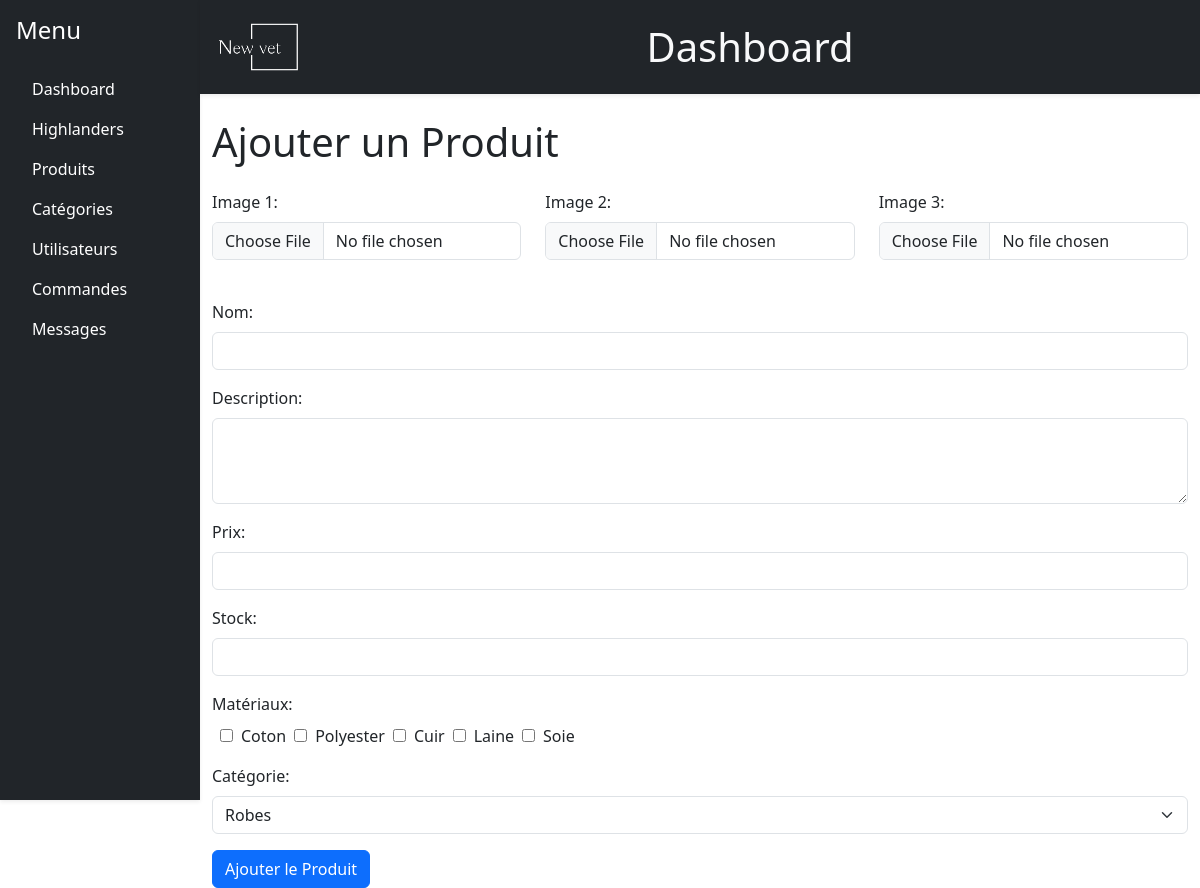
/backoffice/addproduct.php (signed in), run on the app's committed database.
### tables this page shows
CREATE TABLE `materiaux` (
  `id` int(11) NOT NULL,
  `nom` varchar(100) NOT NULL,
  `est_actif` tinyint(1) NOT NULL DEFAULT 1
);

### API/productsRequests.php (called while the page is built, shortened)
<?php
function GetMaterials($pdo, $activeOnly = 1){
    $query = "SELECT * FROM materiaux WHERE est_actif >= :activeOnly";
    $statement = $pdo->prepare($query);
    $statement->bindParam(':activeOnly', $activeOnly, PDO::PARAM_INT);
    if (!@$statement->execute()) {
        $errorInfo = $statement->errorInfo();
        $errorMessage = json_encode($errorInfo[2]);
        echo "<script>console.error($errorMessage);</script>";
        return false;
    }
    return $statement->fetchAll(PDO::FETCH_ASSOC);
}

### API/usersRequests.php (called while the page is built, shortened)
<?php
function GetCurrentUser($pdo, $activeOnly = 1)
{
    if (isset($_SESSION['user_id'])) {
        $id = $_SESSION['user_id'];
        $query = "SELECT * FROM utilisateurs WHERE id = :id AND est_actif >= :activeOnly LIMIT 1 ";
        $statement = $pdo->prepare($query);
        $statement->bindParam(':id', $id, PDO::PARAM_INT);
        $statement->bindParam(':activeOnly', $activeOnly, PDO::PARAM_INT);
        if (!@$statement->execute()) {
            $errorInfo = $statement->errorInfo();
            $errorMessage = json_encode($errorInfo[2]);
            echo "<script>console.error($errorMessage);</script>";
            return false;
        }
        return $statement->fetch(PDO::FETCH_ASSOC);
    }
    return false;
}

### API/categoriesRequests.php (called while the page is built, shortened)
<?php
function GetCategories($pdo, $activeOnly = 1) {
    $query = "SELECT * FROM categories WHERE est_actif >= :activeOnly";
    $statement = $pdo->prepare($query);
    $statement->bindParam(':activeOnly', $activeOnly, PDO::PARAM_INT);
    if (!@$statement->execute()) {
        $errorInfo = $statement->errorInfo();
        $errorMessage = json_encode($errorInfo[2]);
        echo "<script>console.error($errorMessage);</script>";
        return false;
    }
    $categories = $statement->fetchAll(PDO::FETCH_ASSOC);
    return $categories;
}

### backoffice/addproduct.php (the view, shortened to what this page needs)
<?php
include_once "../config.php";
include_once "../API/usersRequests.php";
include_once "../API/categoriesRequests.php";
include_once "../API/productsRequests.php";
$user = GetCurrentUser($pdo);
?>
<!DOCTYPE html>
<html lang="fr">
<head>
    <link rel="stylesheet" href="https://cdn.jsdelivr.net/npm/bootstrap-icons@1.11.3/font/bootstrap-icons.min.css">
    <link href="https://cdn.jsdelivr.net/npm/bootstrap@5.3.3/dist/css/bootstrap.min.css" rel="stylesheet">
</head>
<body>
    <div class="container-fluid p-0">
        <div class="row g-0">
            <div class="col-md-2 p-0">
                <?php include 'navbar.php'; ?>
            </div>
            <div class="col-md-10 p-0">
                <?php include 'header.php'; ?>
                <div class="container mt-4">
                    <h1 class="mb-4">Ajouter un Produit</h1>
                    <form id="productForm" method="POST" enctype="multipart/form-data">
                        <div class="row mb-3">
                            <div class="col">
                                <label for="image1" class="form-label">Image 1:</label>
                                <input type="file" id="image1" name="image1" class="form-control" accept="image/webp" required>
                                <div class="img-container">
                                </div>
                            </div>
                            <div class="col">
                                <label for="image2" class="form-label">Image 2:</label>
                                <input type="file" id="image2" name="image2" class="form-control" accept="image/webp" required>
                                <div class="img-container">
                                </div>
                            </div>
                            <div class="col">
                                <label for="image3" class="form-label">Image 3:</label>
                                <input type="file" id="image3" name="image3" class="form-control" accept="image/webp" required>
                                <div class="img-container">
                                </div>
                            </div>
                        </div>
                        <div class="mb-3">
                            <label for="nom" class="form-label">Nom:</label>
                            <input type="text" id="nom" name="nom" class="form-control" required>
                        </div>
                        <div class="mb-3">
                            <label for="description" class="form-label">Description:</label>
                            <textarea id="description" name="description" class="form-control" rows="3" required></textarea>
                        </div>
                        <div class="mb-3">
                            <label for="prix" class="form-label">Prix:</label>
                            <input type="number" id="prix" name="prix" class="form-control" step="0.01" required>
                        </div>
                        <div class="mb-3">
                            <label for="stock" class="form-label">Stock:</label>
                            <input type="number" id="stock" name="stock" class="form-control" required>
                        </div>
                        <div class="mb-3">
                            <label for='material' class='form-label'>Matériaux:</label><br/>
                            <?php
                            $materials = GetMaterials($pdo);
                            foreach ($materials as $material) {
                                $idMat = $material['id'];
                                $nomMat = $material['nom'];
                                echo "<input type='checkbox' class='mx-2' id='material$idMat' name='material[]' value='$idMat'>$nomMat</input>";
                            }
                            ?>
                        </div>
                        <div class="mb-3">
                            <label for="categorie_id" class="form-label">Catégorie:</label>
                            <select id="categorie_id" name="categorie_id" class="form-select">
                                <?php
                                $categories = GetCategories($pdo);
                                foreach ($categories as $cat) {
                                    echo "<option value='{$cat['id']}'>{$cat['nom']}</option>";
                                }
                                ?>
                            </select>
                        </div>
                        <button type="submit" class="btn btn-primary">Ajouter le Produit</button>
                    </form>
                </div>
            </div>
        </div>
    </div>
</body>
</html>

### backoffice/addproduct.php (style rules this page uses)
.img-container { position: relative; display: inline-block; width: 30%; }

### data on the page
materiaux: nom "Coton"
materiaux: nom "Polyester"
materiaux: nom "Cuir"
materiaux: nom "Laine"
materiaux: nom "Soie"

### other printed values
form field categorie_id "Robes"
